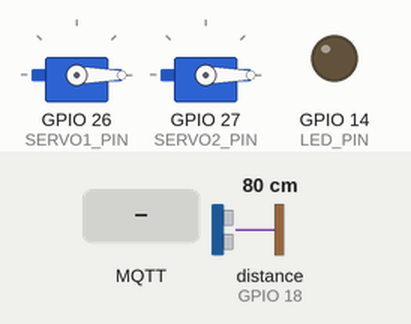
The sketch below on a simulated ESP32-S3. On the bench: 2 × servo, output pins drawn as LEDs (lit = HIGH). Wiring (inferred from the names in the program): ultrasonic range finder: trigger GPIO 5; echo GPIO 18. The test bench sets the inputs (shaded band); at power-on: distance to the obstacle (sensor on GPIO 18) 80 cm. The echo pulse lasts 58.3 µs per cm; WiFi joins after 1.5 s; servers stay silent unless stated; random numbers use the default seed unless the sketch sets one; no MQTT or app messages arrive unless stated; pins used as bus, display or sensor lines are not drawn; what the sketch prints to the serial monitor is not drawn.

Above: at 2.8 s.
2.9 s: MQTT message "Acender" arrives on the first subscribed topic
At 4.2 s:
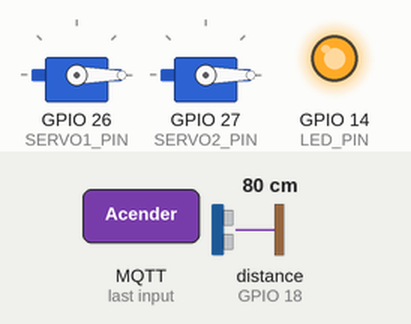
4.5 s: MQTT message "90" arrives on the second subscribed topic
At 5.7 s:
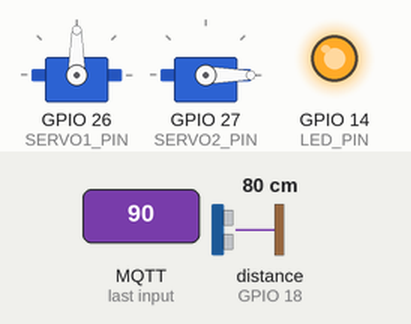
6.0 s: MQTT message "5" arrives on the first subscribed topic
At 7.3 s:
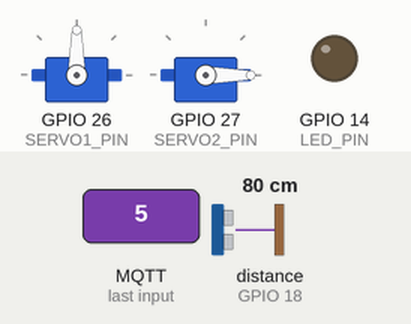
7.6 s: MQTT message "200" arrives on the second subscribed topic
At 8.6 s:
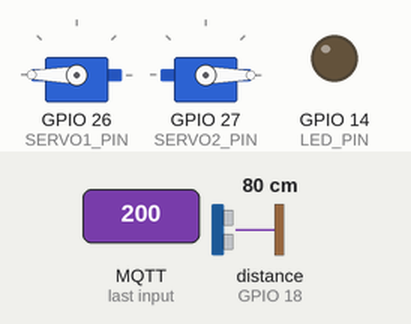
9.1 s: MQTT message "90" arrives on the third subscribed topic
At 10.2 s:
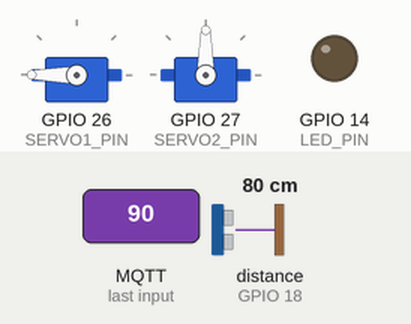
10.7 s: MQTT message "Acender" arrives on the second subscribed topic
At 11.8 s:
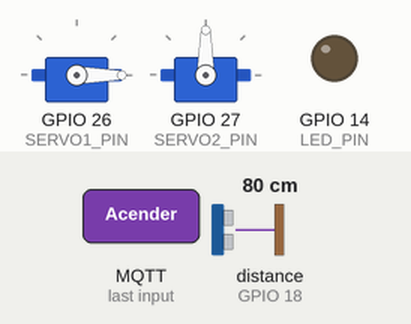
Timing chart, 0 to 13.4 s (numbered marks = the images above; inputs shaded):
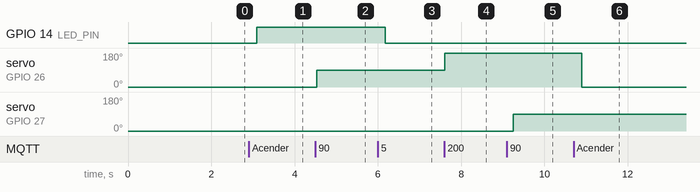

Measured:
- after the input at 2.9 s, GPIO 14 (LED_PIN): LOW → HIGH after 0.19 s
- after the input at 4.5 s, servo on GPIO 26 (SERVO1_PIN): 0° → 90° at once
- after the input at 6.0 s, GPIO 14 (LED_PIN): HIGH → LOW after 0.17 s
- after the input at 7.6 s, servo on GPIO 26 (SERVO1_PIN): 90° → 180° at once
- after the input at 9.1 s, servo on GPIO 27 (SERVO2_PIN): 0° → 90° after 0.15 s
- after the input at 10.7 s, servo on GPIO 26 (SERVO1_PIN): 180° → 0° after 0.19 s

The sketch:

S3.ino
```cpp
//CONECTA O WIFI

#include <WiFi.h>
#include <PubSubClient.h>
#include <WiFiClientSecure.h>
#include "env.h"
#include <ESP32Servo.h>


// === Objetos de comunicação === //
WiFiClientSecure wifiClient;
PubSubClient mqtt(wifiClient);


// === Pinos === //
const int LED_PIN = 14;
const int SERVO1_PIN = 26;
const int SERVO2_PIN = 27;
const byte TRIGGER_PIN = 5;
const byte ECHO_PIN = 18;


// === Atuadores === //
Servo servo1;
Servo servo2;


//Essa parte conecta o ESP32 ao servidor MQTT e se inscreve nos tópicos. Se a conexão cair, essa função tenta reconectar automaticamente.

// ========================================= //
// ===========  CONEXÃO MQTT =============== //
// ========================================= //
void reconnectMQTT() {
  while (!mqtt.connected()) {
    Serial.print("Tentando conectar ao broker... ");
    String clientID = "ESP32_S3_Cliente_";
    clientID += String(random(0xffff), HEX);


    if (mqtt.connect(clientID.c_str())) {
      Serial.println("Conectado!");
      mqtt.subscribe(TOPIC_LED);
      mqtt.subscribe(TOPIC_SERVO_1);
      mqtt.subscribe(TOPIC_SERVO_2);
      mqtt.subscribe(TOPIC_ULTRASSONICO);
    } else {
      Serial.print("Falhou, rc=");
      Serial.print(mqtt.state());
      Serial.println(" Tentando novamente...");
      delay(1000);
    }
  }
}


//Essa função é chamada quando chega uma mensagem enviada pelo MQTT.
 //Se a mensagem for do LED, liga ou desliga.
 //Se for do servo, ele gira o motor para o ângulo enviado.”


// ========================================= //
// =============== CALLBACK ================= //
// ========================================= //
void callback(char* topic, byte* payload, unsigned int length) {
  String msg = "";
  for (int i = 0; i < length; i++) {
    msg += (char)payload[i];
  }


  String top = String(topic);


  // Controle do LED
  if (top == TOPIC_LED) {
    digitalWrite(LED_PIN, msg == "Acender" ? HIGH : LOW); //aqui
  }


  // Servo 1
  if (top == TOPIC_SERVO_1) {
    int angulo = msg.toInt();
    servo1.write(angulo);
    mqtt.publish(TOPIC_SERVO_1, String(angulo).c_str());
  }


  // Servo 2
  if (top == TOPIC_SERVO_2) {
    int angulo = msg.toInt();
    servo2.write(angulo);
    mqtt.publish(TOPIC_SERVO_2, String(angulo).c_str());
  }}


//Essa parte envia um pulso pelo TRIGGER, mede o tempo que o eco leva para voltar e transforma isso em centímetros.
//Se a distância for menor que 10 cm, envia uma mensagem dizendo que há presença.”


// ========================================= //
// =========== LEITURA ULTRASSÔNICO ======== //
// ========================================= //
long lerDistancia() {
  digitalWrite(TRIGGER_PIN, LOW);
  delayMicroseconds(2);


  digitalWrite(TRIGGER_PIN, HIGH);
  delayMicroseconds(10);


  digitalWrite(TRIGGER_PIN, LOW);


  long duracao = pulseIn(ECHO_PIN, HIGH);
  long distancia = (duracao * 0.0343) / 2;
  return distancia;
}


//O setup prepara tudo antes de o programa começar: configura pinos, inicia Wi-Fi, conecta ao MQTT e posiciona os servos.
// ========================================= //
// ================ SETUP ================== //
// ========================================= //
void setup() {
  Serial.begin(115200);


  // Pinos
  pinMode(LED_PIN, OUTPUT);
  pinMode(TRIGGER_PIN, OUTPUT);
  pinMode(ECHO_PIN, INPUT);


  // Servos
  servo1.attach(SERVO1_PIN);
  servo2.attach(SERVO2_PIN);
  servo1.write(0);
  servo2.write(0);


  // Wi-Fi
  wifiClient.setInsecure();
  WiFi.begin(WIFI_SSID, WIFI_PASS);


  Serial.print("Conectando ao WiFi...");
  while (WiFi.status() != WL_CONNECTED) {
    delay(200);
    Serial.print(".");
  }
  Serial.println("\nWiFi conectado!");


  // MQTT
  mqtt.setServer(BROKER_URL, BROKER_PORT);
  mqtt.setCallback(callback);


  reconnectMQTT();
}


//Aqui é onde o ESP32 roda o tempo todo:
//mantém o MQTT funcionando, lê o sensor e envia a mensagem quando detecta presença.”
// ========================================= //
// ================= LOOP ================== //
// ========================================= //
void loop() {
  if (!mqtt.connected()) {
    reconnectMQTT();
  }
  mqtt.loop();


  long distancia = lerDistancia();
  if (distancia < 10 && distancia > 0) {
    mqtt.publish(TOPIC_ULTRASSONICO, "90");
    Serial.println("Presença detectada!");
  }


  delay(200);
}
```

env.h
```cpp
#ifndef ENV_H
#define ENV_H

#define WIFI_SSID "FIESC_IOT_EDU"
#define WIFI_PASS "8120gv08"

#define BROKER_URL "5aa28eccaf2743daba3f733664928c1d.s1.eu.hivemq.cloud"
#define BROKER_PORT 8883

#define BROKER_USD_ID "placa_S3"
#define BROKER_PASS_USR_PASS "PlaquinhaS3"

// A partir daqui depende da placa
#define TOPIC_LED            "s3/led"
#define TOPIC_SERVO_1        "s3/servo1"
#define TOPIC_SERVO_2        "s3/servo2"
#define TOPIC_ULTRASSONICO   "s3/sensor/ultrassom"


#endif
```
